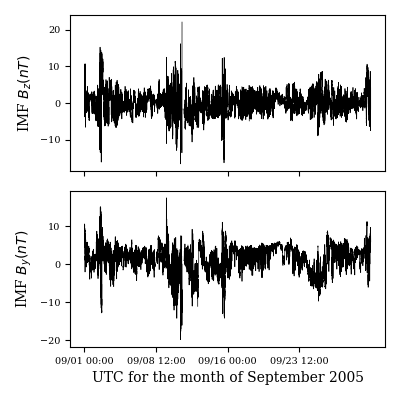

Source code (Python):
import logging
import time as oohTiming
import pandas as pd
import matplotlib as mpl
import cdflib
import numpy as np
import matplotlib.pyplot as plt
import datetime as dt
import matplotlib.dates as mdates

def info(s):
    logging.info(s)
    print(s)
logging.basicConfig(filename='log.txt', filemode='w',
                    format='[%(asctime)-%(name)-%(levelname)] %(message)')

class Timer:
    def __init__(self, message):
        self.message = message
    def __enter__(self):
        self.start = oohTiming.time()
        info(self.message)

    def __exit__(self, *args):
        self.end = oohTiming.time()
        self.interval = self.end - self.start
        info(self.message+' completed in {0:.2f}s'.format(self.interval))

cwd = '/Users/jamesplank/OneDrive/Documents/Work/University/MPHYS/Aurora/MPHYS/python/tests/hist/'
folder = 'september_05'
cluster_loc = '/Users/jamesplank/OneDrive/Documents/Work/University/MPHYS/Aurora/data_archive/cluster_{}/'.format(folder)

with Timer('Loading IMF data'):
    cdf_imf = cdflib.CDF(cluster_loc+'{}_imf.cdf'.format(folder))
    timetags = cdf_imf.varget('Epoch')
    imf_z = cdf_imf.varget('BZ_GSE')
    imf_x = cdf_imf.varget('BX_GSE')
    imf_y = cdf_imf.varget('BY_GSE')
    time = cdflib.cdfepoch.unixtime(timetags)
    time = [dt.datetime.utcfromtimestamp(t) for t in time]
    imf = pd.DataFrame(np.column_stack([time, imf_x, imf_y, imf_z]), columns=['time', 'bx', 'by', 'bz'])
    imf.time = pd.to_datetime(imf.time)
    #imf = imf.set_index('time')
    imf.bx = imf.bx.mask(imf.bx > 1000).interpolate()
    imf.by = imf.by.mask(imf.by > 1000).interpolate()
    imf.bz = imf.bz.mask(imf.bz > 1000).interpolate()

with Timer('Plotting'):
    plt.rc('font', family='serif')
    plt.rc('xtick', labelsize='x-small')
    plt.rc('ytick', labelsize='x-small')
    fig, ax = plt.subplots(2, 1, sharex=True, figsize=[4, 4])

    ax[0].plot(imf.time, imf.bz, color='k', linewidth=0.5)
    ax[0].set_ylabel(r'IMF $B_z (nT)$')

    ax[1].plot(imf.time, imf.by, color='k', linewidth=0.5)
    ax[1].set_ylabel(r'IMF $B_y (nT)$')
    ax[1].set_xlabel('UTC for the month of September 2005')
    ax[1].set_xticks(imf.time[::len(imf.time)//4])
    ax[1].xaxis.set_major_formatter(mdates.DateFormatter('%m/%d %H:%M'))

print(np.mean(imf.bz), np.std(imf.bz))
print(np.mean(imf.by), np.std(imf.by))

plt.tight_layout()
#plt.savefig('python/code/prog_rept_plots/imf_ts/imf_ts.png', dps=300)
